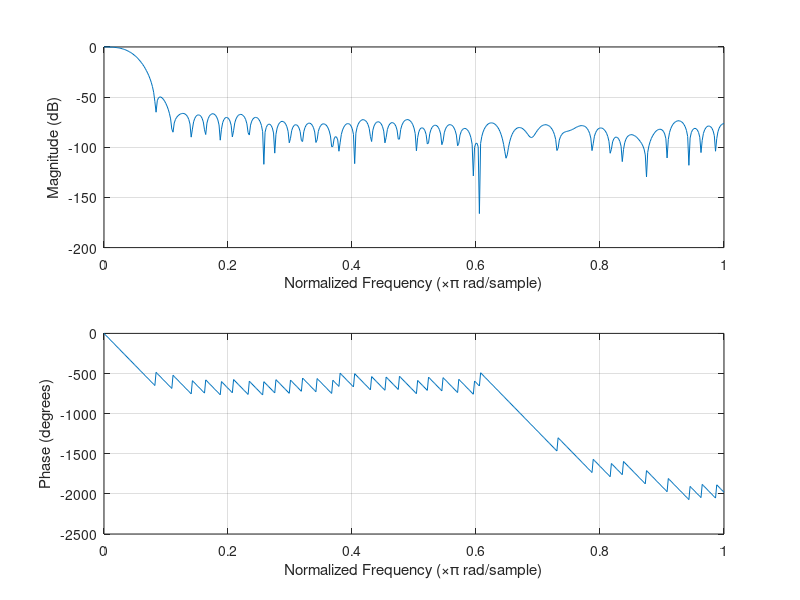

This chart was generated by the following MATLAB code:
sampling_freq = 44100;
cutoff_freq = 1000;
taps = 89; % Number of taps of the filter
coeff_width = 16; % Width of coefficients in bits
A = int32(fir1(taps - 1, cutoff_freq / (sampling_freq / 2), 'low') * (2^(coeff_width - 1) - 1));
plot(A);
freqz(double(A) / (2^(coeff_width - 1) - 1)); % display for sanity check

for i = 1:length(A)
    hex_value = dec2hex(abs(A(i)),coeff_width / 4); % convert to hex
    if A(i) < 0 % if negative, display sign
        fprintf("-");
    end
    fprintf("%d'h%s, ", coeff_width, hex_value); % print result

    if mod(i, 5) == 0
        fprintf("\n");
    end
end